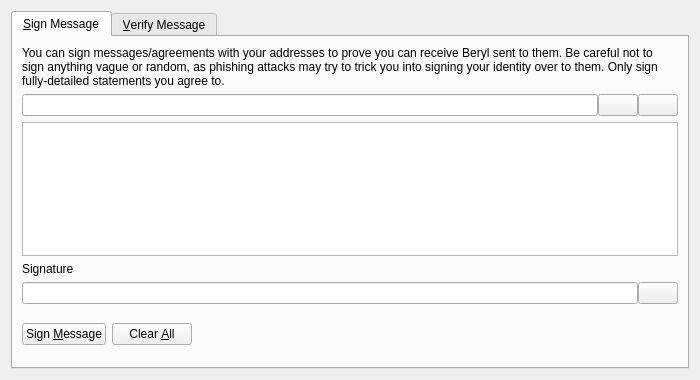
<?xml version="1.0" encoding="UTF-8"?>
<ui version="4.0">
 <class>SignVerifyMessageDialog</class>
 <widget class="QDialog" name="SignVerifyMessageDialog">
  <property name="geometry">
   <rect>
    <x>0</x>
    <y>0</y>
    <width>700</width>
    <height>380</height>
   </rect>
  </property>
  <property name="windowTitle">
   <string>Signatures - Sign / Verify a Message</string>
  </property>
  <property name="modal">
   <bool>true</bool>
  </property>
  <layout class="QVBoxLayout" name="verticalLayout">
   <item>
    <widget class="QTabWidget" name="tabWidget">
     <property name="currentIndex">
      <number>0</number>
     </property>
     <widget class="QWidget" name="tabSignMessage">
      <attribute name="title">
       <string>&amp;Sign Message</string>
      </attribute>
      <layout class="QVBoxLayout" name="verticalLayout_SM">
       <item>
        <widget class="QLabel" name="infoLabel_SM">
         <property name="text">
          <string>You can sign messages/agreements with your addresses to prove you can receive Beryl sent to them. Be careful not to sign anything vague or random, as phishing attacks may try to trick you into signing your identity over to them. Only sign fully-detailed statements you agree to.</string>
         </property>
         <property name="textFormat">
          <enum>Qt::PlainText</enum>
         </property>
         <property name="wordWrap">
          <bool>true</bool>
         </property>
        </widget>
       </item>
       <item>
        <layout class="QHBoxLayout" name="horizontalLayout_1_SM">
         <property name="spacing">
          <number>0</number>
         </property>
         <item>
          <widget class="QValidatedLineEdit" name="addressIn_SM">
           <property name="toolTip">
            <string>The Beryl address to sign the message with</string>
           </property>
          </widget>
         </item>
         <item>
          <widget class="QPushButton" name="addressBookButton_SM">
           <property name="toolTip">
            <string>Choose previously used address</string>
           </property>
           <property name="text">
            <string/>
           </property>
           <property name="shortcut">
            <string>Alt+A</string>
           </property>
           <property name="autoDefault">
            <bool>false</bool>
           </property>
          </widget>
         </item>
         <item>
          <widget class="QPushButton" name="pasteButton_SM">
           <property name="toolTip">
            <string>Paste address from clipboard</string>
           </property>
           <property name="text">
            <string/>
           </property>
           <property name="shortcut">
            <string>Alt+P</string>
           </property>
           <property name="autoDefault">
            <bool>false</bool>
           </property>
          </widget>
         </item>
        </layout>
       </item>
       <item>
        <widget class="QPlainTextEdit" name="messageIn_SM">
         <property name="toolTip">
          <string>Enter the message you want to sign here</string>
         </property>
        </widget>
       </item>
       <item>
        <widget class="QLabel" name="signatureLabel_SM">
         <property name="text">
          <string>Signature</string>
         </property>
         <property name="textFormat">
          <enum>Qt::PlainText</enum>
         </property>
        </widget>
       </item>
       <item>
        <layout class="QHBoxLayout" name="horizontalLayout_2_SM">
         <property name="spacing">
          <number>0</number>
         </property>
         <item>
          <widget class="QLineEdit" name="signatureOut_SM">
           <property name="font">
            <font>
             <italic>true</italic>
            </font>
           </property>
           <property name="readOnly">
            <bool>true</bool>
           </property>
          </widget>
         </item>
         <item>
          <widget class="QPushButton" name="copySignatureButton_SM">
           <property name="toolTip">
            <string>Copy the current signature to the system clipboard</string>
           </property>
           <property name="text">
            <string/>
           </property>
           <property name="autoDefault">
            <bool>false</bool>
           </property>
          </widget>
         </item>
        </layout>
       </item>
       <item>
        <layout class="QHBoxLayout" name="horizontalLayout_3_SM">
         <item>
          <widget class="QPushButton" name="signMessageButton_SM">
           <property name="toolTip">
            <string>Sign the message to prove you own this Beryl address</string>
           </property>
           <property name="text">
            <string>Sign &amp;Message</string>
           </property>
           <property name="autoDefault">
            <bool>false</bool>
           </property>
          </widget>
         </item>
         <item>
          <widget class="QPushButton" name="clearButton_SM">
           <property name="toolTip">
            <string>Reset all sign message fields</string>
           </property>
           <property name="text">
            <string>Clear &amp;All</string>
           </property>
           <property name="autoDefault">
            <bool>false</bool>
           </property>
          </widget>
         </item>
         <item>
          <spacer name="horizontalSpacer_1_SM">
           <property name="orientation">
            <enum>Qt::Horizontal</enum>
           </property>
           <property name="sizeHint" stdset="0">
            <size>
             <width>40</width>
             <height>48</height>
            </size>
           </property>
          </spacer>
         </item>
         <item>
          <widget class="QLabel" name="statusLabel_SM">
           <property name="font">
            <font>
             <weight>75</weight>
             <bold>true</bold>
            </font>
           </property>
           <property name="text">
            <string/>
           </property>
           <property name="wordWrap">
            <bool>true</bool>
           </property>
          </widget>
         </item>
         <item>
          <spacer name="horizontalSpacer_2_SM">
           <property name="orientation">
            <enum>Qt::Horizontal</enum>
           </property>
           <property name="sizeHint" stdset="0">
            <size>
             <width>40</width>
             <height>48</height>
            </size>
           </property>
          </spacer>
         </item>
        </layout>
       </item>
      </layout>
     </widget>
     <widget class="QWidget" name="tabVerifyMessage">
      <attribute name="title">
       <string>&amp;Verify Message</string>
      </attribute>
      <layout class="QVBoxLayout" name="verticalLayout_VM">
       <item>
        <widget class="QLabel" name="infoLabel_VM">
         <property name="text">
          <string>Enter the receiver's address, message (ensure you copy line breaks, spaces, tabs, etc. exactly) and signature below to verify the message. Be careful not to read more into the signature than what is in the signed message itself, to avoid being tricked by a man-in-the-middle attack. Note that this only proves the signing party receives with the address, it cannot prove sendership of any transaction!</string>
         </property>
         <property name="textFormat">
          <enum>Qt::PlainText</enum>
         </property>
         <property name="alignment">
          <set>Qt::AlignLeading|Qt::AlignLeft|Qt::AlignTop</set>
         </property>
         <property name="wordWrap">
          <bool>true</bool>
         </property>
        </widget>
       </item>
       <item>
        <layout class="QHBoxLayout" name="horizontalLayout_1_VM">
         <property name="spacing">
          <number>0</number>
         </property>
         <item>
          <widget class="QValidatedLineEdit" name="addressIn_VM">
           <property name="toolTip">
            <string>The Beryl address the message was signed with</string>
           </property>
          </widget>
         </item>
         <item>
          <widget class="QPushButton" name="addressBookButton_VM">
           <property name="toolTip">
            <string>Choose previously used address</string>
           </property>
           <property name="text">
            <string/>
           </property>
           <property name="shortcut">
            <string>Alt+A</string>
           </property>
           <property name="autoDefault">
            <bool>false</bool>
           </property>
          </widget>
         </item>
        </layout>
       </item>
       <item>
        <widget class="QPlainTextEdit" name="messageIn_VM"/>
       </item>
       <item>
        <widget class="QValidatedLineEdit" name="signatureIn_VM"/>
       </item>
       <item>
        <layout class="QHBoxLayout" name="horizontalLayout_2_VM">
         <item>
          <widget class="QPushButton" name="verifyMessageButton_VM">
           <property name="toolTip">
            <string>Verify the message to ensure it was signed with the specified Beryl address</string>
           </property>
           <property name="text">
            <string>Verify &amp;Message</string>
           </property>
           <property name="autoDefault">
            <bool>false</bool>
           </property>
          </widget>
         </item>
         <item>
          <widget class="QPushButton" name="clearButton_VM">
           <property name="toolTip">
            <string>Reset all verify message fields</string>
           </property>
           <property name="text">
            <string>Clear &amp;All</string>
           </property>
           <property name="autoDefault">
            <bool>false</bool>
           </property>
          </widget>
         </item>
         <item>
          <spacer name="horizontalSpacer_1_VM">
           <property name="orientation">
            <enum>Qt::Horizontal</enum>
           </property>
           <property name="sizeHint" stdset="0">
            <size>
             <width>40</width>
             <height>48</height>
            </size>
           </property>
          </spacer>
         </item>
         <item>
          <widget class="QLabel" name="statusLabel_VM">
           <property name="font">
            <font>
             <weight>75</weight>
             <bold>true</bold>
            </font>
           </property>
           <property name="text">
            <string/>
           </property>
           <property name="wordWrap">
            <bool>true</bool>
           </property>
          </widget>
         </item>
         <item>
          <spacer name="horizontalSpacer_2_VM">
           <property name="orientation">
            <enum>Qt::Horizontal</enum>
           </property>
           <property name="sizeHint" stdset="0">
            <size>
             <width>40</width>
             <height>48</height>
            </size>
           </property>
          </spacer>
         </item>
        </layout>
       </item>
      </layout>
     </widget>
    </widget>
   </item>
  </layout>
 </widget>
 <customwidgets>
  <customwidget>
   <class>QValidatedLineEdit</class>
   <extends>QLineEdit</extends>
   <header>qvalidatedlineedit.h</header>
  </customwidget>
 </customwidgets>
 <resources>
  <include location="../beryl.qrc"/>
 </resources>
 <connections/>
</ui>
